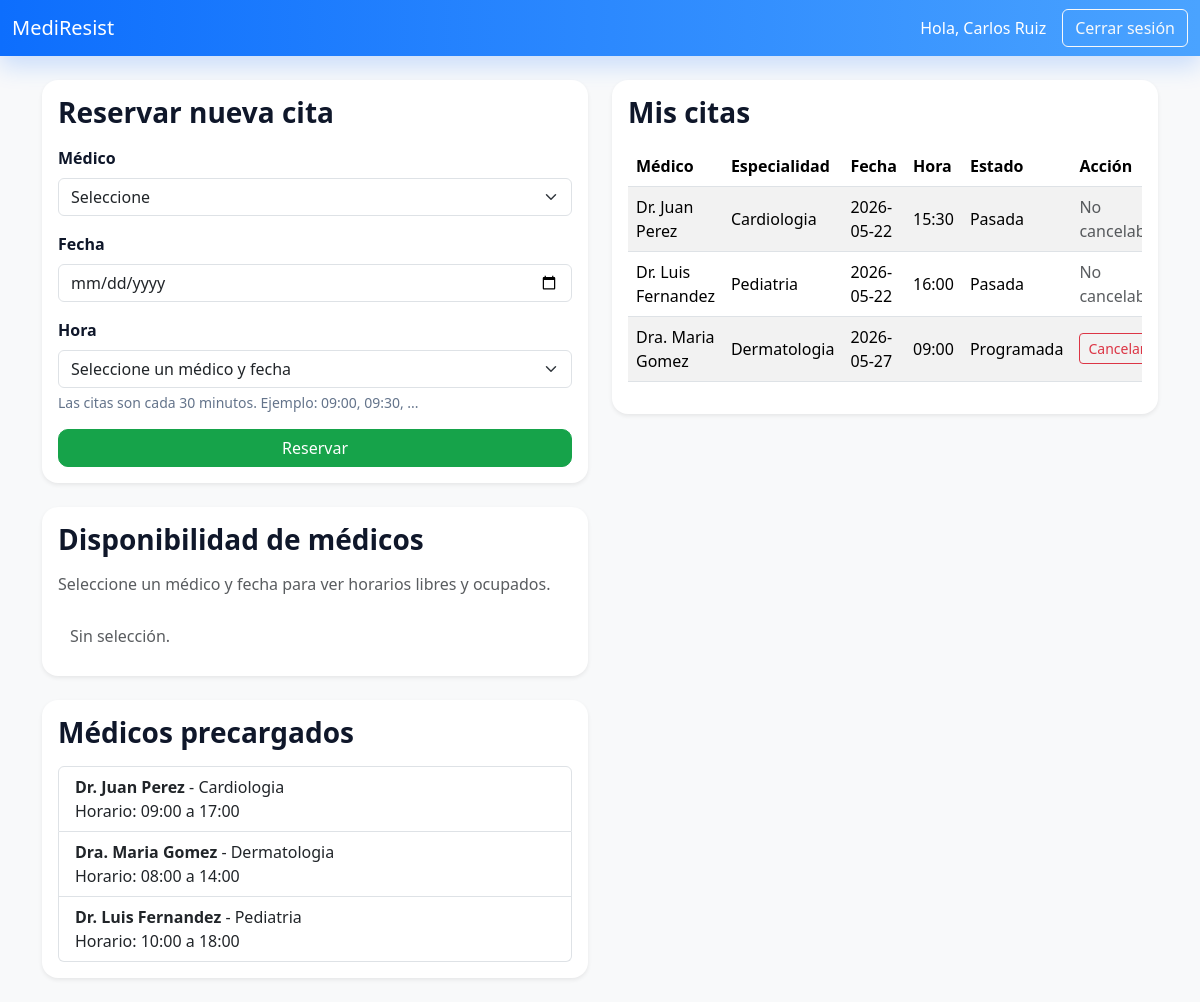
The app's page /dashboard (signed in) with its own data.
### models.py (models this page shows)
class Medico(db.Model):
    __tablename__ = "medicos"
    id = db.Column(db.Integer, primary_key=True)
    nombre = db.Column(db.String(80), nullable=False)
    especialidad = db.Column(db.String(80), nullable=False)
    hora_inicio = db.Column(db.Time, nullable=False)
    hora_fin = db.Column(db.Time, nullable=False)
    duracion_min = db.Column(db.Integer, nullable=False, default=30)
    citas = db.relationship("Cita", backref="medico", lazy=True)

class Cita(db.Model):
    __tablename__ = "citas"
    id = db.Column(db.Integer, primary_key=True)
    usuario_id = db.Column(db.Integer, db.ForeignKey("usuarios.id"), nullable=False)
    medico_id = db.Column(db.Integer, db.ForeignKey("medicos.id"), nullable=False)
    fecha = db.Column(db.Date, nullable=False)
    hora = db.Column(db.Time, nullable=False)
    estado = db.Column(db.String(20), nullable=False, default="programada")
    created_at = db.Column(db.DateTime, default=datetime.now, nullable=False)
    __table_args__ = (
        db.UniqueConstraint(
            "medico_id", "fecha", "hora", name="uq_cita_medico_fecha_hora"
        ),
    )

### app.py (the view)
    @app.route("/dashboard", methods=["GET"])
    @login_required
    def dashboard():
        doctors = Medico.query.all()
        now = datetime.now()
        citas = (
            Cita.query.filter_by(usuario_id=session["user_id"])
            .filter(Cita.estado == "programada")
            .order_by(Cita.fecha.asc(), Cita.hora.asc())
            .all()
        )
        citas_view = []
        for cita in citas:
            cita_dt = combine_date_time(cita.fecha, cita.hora)
            status = "Pasada" if cita_dt < now else "Programada"
            can_cancel = cita_dt - now >= timedelta(hours=2)
            citas_view.append(
                {
                    "cita": cita,
                    "estado": status,
                    "cancelable": can_cancel,
                }
            )
        min_date = (date_type.today() + timedelta(days=1)).strftime("%Y-%m-%d")
        return render_template(
            "dashboard.html",
            doctors=doctors,
            citas=citas_view,
            min_date=min_date,
            user_name=session.get("user_name", ""),
        )

### app.py (called while the page is built)
def login_required(view):
    @wraps(view)
    def wrapped(*args, **kwargs):
        if "user_id" not in session:
            flash("Debe iniciar sesión para continuar.", "error")
            return redirect(url_for("login"))
        return view(*args, **kwargs)
    return wrapped

### utils.py (called while the page is built)
def combine_date_time(fecha: date_type, hora: time_type) -> datetime:
    return datetime.combine(fecha, hora)

### templates/dashboard.html (shortened to what this page needs)
{% extends "base.html" %}
{% block content %}
<div class="row g-4">
    <div class="col-lg-6">
        <div class="card shadow-sm">
            <div class="card-body">
                <h3 class="card-title mb-3">Reservar nueva cita</h3>
                <form method="post" action="{{ url_for('reserve') }}" novalidate>
                    <div class="mb-3">
                        <label class="form-label">Médico</label>
                        <select name="medico_id" id="medico_id" class="form-select" required>
                            <option value="">Seleccione</option>
                        </select>
                    </div>
                    <div class="mb-3">
                        <label class="form-label">Fecha</label>
                        <input type="date" name="fecha" id="fecha" class="form-control" min="{{ min_date }}" required>
                    </div>
                    <div class="mb-3">
                        <label class="form-label">Hora</label>
                        <select name="hora" id="hora" class="form-select" required>
                            <option value="">Seleccione un médico y fecha</option>
                        </select>
                        <div class="form-text">Las citas son cada 30 minutos. Ejemplo: 09:00, 09:30, ...</div>
                    </div>
                    <button type="submit" class="btn btn-success w-100">Reservar</button>
                </form>
            </div>
        </div>
        <div class="card shadow-sm mt-4">
            <div class="card-body">
                <h3 class="card-title mb-3">Disponibilidad de médicos</h3>
                <p class="text-muted mb-3">Seleccione un médico y fecha para ver horarios libres y ocupados.</p>
                <div id="availability-grid" class="availability-grid">
                    <div class="availability-empty text-muted">Sin selección.</div>
                </div>
            </div>
        </div>
        <div class="card shadow-sm mt-4">
            <div class="card-body">
                <h3 class="card-title mb-3">Médicos precargados</h3>
                <ul class="list-group">
                    {% for doctor in doctors %}
                    <li class="list-group-item">
                        <strong>{{ doctor.nombre }}</strong> - {{ doctor.especialidad }}<br>
                        Horario: {{ doctor.hora_inicio.strftime('%H:%M') }} a {{ doctor.hora_fin.strftime('%H:%M') }}
                    </li>
                    {% endfor %}
                </ul>
            </div>
        </div>
    </div>
    <div class="col-lg-6">
        <div class="card shadow-sm">
            <div class="card-body">
                <h3 class="card-title mb-3">Mis citas</h3>
                {% if citas %}
                <div class="table-responsive">
                    <table class="table table-striped align-middle">
                        <thead>
                            <tr>
                                <th>Médico</th>
                                <th>Especialidad</th>
                                <th>Fecha</th>
                                <th>Hora</th>
                                <th>Estado</th>
                                <th>Acción</th>
                            </tr>
                        </thead>
                        <tbody>
                            {% for item in citas %}
                            <tr>
                                <td>{{ item.cita.medico.nombre }}</td>
                                <td>{{ item.cita.medico.especialidad }}</td>
                                <td>{{ item.cita.fecha.strftime('%Y-%m-%d') }}</td>
                                <td>{{ item.cita.hora.strftime('%H:%M') }}</td>
                                <td>{{ item.estado }}</td>
                                <td>
                                    {% if item.estado == 'Programada' and item.cancelable %}
                                    <form method="post" action="{{ url_for('cancel', cita_id=item.cita.id) }}">
                                        <button type="submit" class="btn btn-outline-danger btn-sm" title="Solo se puede cancelar si faltan al menos 2 horas">
                                            Cancelar
                                        </button>
                                    </form>
                                    {% else %}
                                    <span class="text-muted" title="Solo se puede cancelar si faltan al menos 2 horas">No cancelable</span>
                                    {% endif %}
                                </td>
                            </tr>
                            {% endfor %}
                        </tbody>
                    </table>
                </div>
                {% else %}
                <p class="text-muted">No tiene citas registradas.</p>
                {% endif %}
            </div>
        </div>
    </div>
</div>
{% endblock %}

### static/style.css (style rules this page uses)
body { font-family: "Segoe UI", Arial, sans-serif; background: #f4f7fb; color: #1f2a37; }
.card { border: none; border-radius: 16px; box-shadow: 0 12px 24px rgba(15, 23, 42, 0.08); }
.card-title { font-weight: 600; color: #0f172a; }
.btn-primary, .btn-success { border-radius: 10px; }
.btn-success { background-color: #16a34a; border-color: #16a34a; }
.form-label { font-weight: 600; color: #0f172a; }
.form-text { color: #64748b; }
.table thead th { font-weight: 600; }
.availability-grid { display: grid; grid-template-columns: repeat(3, minmax(110px, 1fr)); gap: 12px; }
.availability-empty { padding: 12px; }

### records on screen
Medico: nombre "Dr. Juan Perez", especialidad "Cardiologia", hora_inicio "09:00", hora_fin "17:00", cita.medico.nombre "Dr. Juan Perez", cita.medico.especialidad "Cardiologia"
Medico: nombre "Dra. Maria Gomez", especialidad "Dermatologia", hora_inicio "08:00", hora_fin "14:00", cita.medico.nombre "Dra. Maria Gomez", cita.medico.especialidad "Dermatologia"
Medico: nombre "Dr. Luis Fernandez", especialidad "Pediatria", hora_inicio "10:00", hora_fin "18:00", cita.medico.nombre "Dr. Luis Fernandez", cita.medico.especialidad "Pediatria"
Cita: cita.fecha "2026-05-22", cita.hora "15:30"
Cita: cita.fecha "2026-05-22", cita.hora "16:00"
Cita: cita.fecha "2026-05-27", cita.hora "09:00"

### other values on screen
{{ session.get('user_name', '') }} "Carlos Ruiz"
{{ item.estado }} "Pasada" "Pasada" "Programada"
